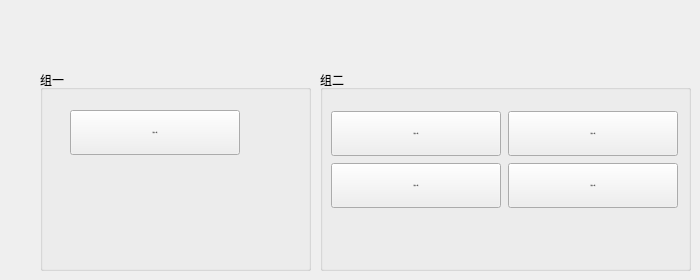
   <widget class="QWidget" name="tabReserve">
    <attribute name="title">
     <string>预留</string>
    </attribute>
    <widget class="QGroupBox" name="groupBox_7">
     <property name="geometry">
      <rect>
       <x>40</x>
       <y>70</y>
       <width>271</width>
       <height>201</height>
      </rect>
     </property>
     <property name="styleSheet">
      <string notr="true"/>
     </property>
     <property name="title">
      <string>组一</string>
     </property>
     <widget class="QPushButton" name="btnDelete_33">
      <property name="geometry">
       <rect>
        <x>30</x>
        <y>40</y>
        <width>170</width>
        <height>45</height>
       </rect>
      </property>
      <property name="sizePolicy">
       <sizepolicy hsizetype="Preferred" vsizetype="Preferred">
        <horstretch>0</horstretch>
        <verstretch>0</verstretch>
       </sizepolicy>
      </property>
      <property name="minimumSize">
       <size>
        <width>170</width>
        <height>45</height>
       </size>
      </property>
      <property name="maximumSize">
       <size>
        <width>170</width>
        <height>45</height>
       </size>
      </property>
      <property name="font">
       <font>
        <family>SimSun</family>
        <pointsize>-1</pointsize>
        <weight>50</weight>
        <bold>false</bold>
       </font>
      </property>
      <property name="styleSheet">
       <string notr="true"/>
      </property>
      <property name="text">
       <string>预留Y13断</string>
      </property>
      <property name="icon">
       <iconset>
        <normaloff>:/TeachPage/teachpage_images/delete.png</normaloff>:/TeachPage/teachpage_images/delete.png</iconset>
      </property>
      <property name="iconSize">
       <size>
        <width>50</width>
        <height>50</height>
       </size>
      </property>
     </widget>
    </widget>
    <widget class="QGroupBox" name="groupBox_8">
     <property name="geometry">
      <rect>
       <x>320</x>
       <y>70</y>
       <width>371</width>
       <height>201</height>
      </rect>
     </property>
     <property name="styleSheet">
      <string notr="true"/>
     </property>
     <property name="title">
      <string>组二</string>
     </property>
     <widget class="QWidget" name="layoutWidget_5">
      <property name="geometry">
       <rect>
        <x>10</x>
        <y>40</y>
        <width>351</width>
        <height>101</height>
       </rect>
      </property>
      <layout class="QGridLayout" name="gridLayout_6">
       <item row="0" column="1">
        <widget class="QPushButton" name="btnDelete_30">
         <property name="sizePolicy">
          <sizepolicy hsizetype="Preferred" vsizetype="Preferred">
           <horstretch>0</horstretch>
           <verstretch>0</verstretch>
          </sizepolicy>
         </property>
         <property name="minimumSize">
          <size>
           <width>170</width>
           <height>45</height>
          </size>
         </property>
         <property name="maximumSize">
          <size>
           <width>170</width>
           <height>45</height>
          </size>
         </property>
         <property name="font">
          <font>
           <family>SimSun</family>
           <pointsize>-1</pointsize>
           <weight>50</weight>
           <bold>false</bold>
          </font>
         </property>
         <property name="styleSheet">
          <string notr="true"/>
         </property>
         <property name="text">
          <string>预留Y24断</string>
         </property>
         <property name="icon">
          <iconset>
           <normaloff>:/TeachPage/teachpage_images/delete.png</normaloff>:/TeachPage/teachpage_images/delete.png</iconset>
         </property>
         <property name="iconSize">
          <size>
           <width>50</width>
           <height>50</height>
          </size>
         </property>
        </widget>
       </item>
       <item row="1" column="0">
        <widget class="QPushButton" name="btnDelete_31">
         <property name="sizePolicy">
          <sizepolicy hsizetype="Preferred" vsizetype="Preferred">
           <horstretch>0</horstretch>
           <verstretch>0</verstretch>
          </sizepolicy>
         </property>
         <property name="minimumSize">
          <size>
           <width>170</width>
           <height>45</height>
          </size>
         </property>
         <property name="maximumSize">
          <size>
           <width>170</width>
           <height>45</height>
          </size>
         </property>
         <property name="font">
          <font>
           <family>SimSun</family>
           <pointsize>-1</pointsize>
           <weight>50</weight>
           <bold>false</bold>
          </font>
         </property>
         <property name="styleSheet">
          <string notr="true"/>
         </property>
         <property name="text">
          <string>预留Y23断</string>
         </property>
         <property name="icon">
          <iconset>
           <normaloff>:/TeachPage/teachpage_images/delete.png</normaloff>:/TeachPage/teachpage_images/delete.png</iconset>
         </property>
         <property name="iconSize">
          <size>
           <width>50</width>
           <height>50</height>
          </size>
         </property>
        </widget>
       </item>
       <item row="0" column="0">
        <widget class="QPushButton" name="btnDelete_32">
         <property name="sizePolicy">
          <sizepolicy hsizetype="Preferred" vsizetype="Preferred">
           <horstretch>0</horstretch>
           <verstretch>0</verstretch>
          </sizepolicy>
         </property>
         <property name="minimumSize">
          <size>
           <width>170</width>
           <height>45</height>
          </size>
         </property>
         <property name="maximumSize">
          <size>
           <width>170</width>
           <height>45</height>
          </size>
         </property>
         <property name="font">
          <font>
           <family>SimSun</family>
           <pointsize>-1</pointsize>
           <weight>50</weight>
           <bold>false</bold>
          </font>
         </property>
         <property name="styleSheet">
          <string notr="true"/>
         </property>
         <property name="text">
          <string>预留Y21断</string>
         </property>
         <property name="icon">
          <iconset>
           <normaloff>:/TeachPage/teachpage_images/delete.png</normaloff>:/TeachPage/teachpage_images/delete.png</iconset>
         </property>
         <property name="iconSize">
          <size>
           <width>50</width>
           <height>50</height>
          </size>
         </property>
        </widget>
       </item>
       <item row="1" column="1">
        <widget class="QPushButton" name="btnDelete_34">
         <property name="sizePolicy">
          <sizepolicy hsizetype="Preferred" vsizetype="Preferred">
           <horstretch>0</horstretch>
           <verstretch>0</verstretch>
          </sizepolicy>
         </property>
         <property name="minimumSize">
          <size>
           <width>170</width>
           <height>45</height>
          </size>
         </property>
         <property name="maximumSize">
          <size>
           <width>170</width>
           <height>45</height>
          </size>
         </property>
         <property name="font">
          <font>
           <family>SimSun</family>
           <pointsize>-1</pointsize>
           <weight>50</weight>
           <bold>false</bold>
          </font>
         </property>
         <property name="styleSheet">
          <string notr="true"/>
         </property>
         <property name="text">
          <string>预留Y25断</string>
         </property>
         <property name="icon">
          <iconset>
           <normaloff>:/TeachPage/teachpage_images/delete.png</normaloff>:/TeachPage/teachpage_images/delete.png</iconset>
         </property>
         <property name="iconSize">
          <size>
           <width>50</width>
           <height>50</height>
          </size>
         </property>
        </widget>
       </item>
      </layout>
     </widget>
    </widget>
   </widget>
